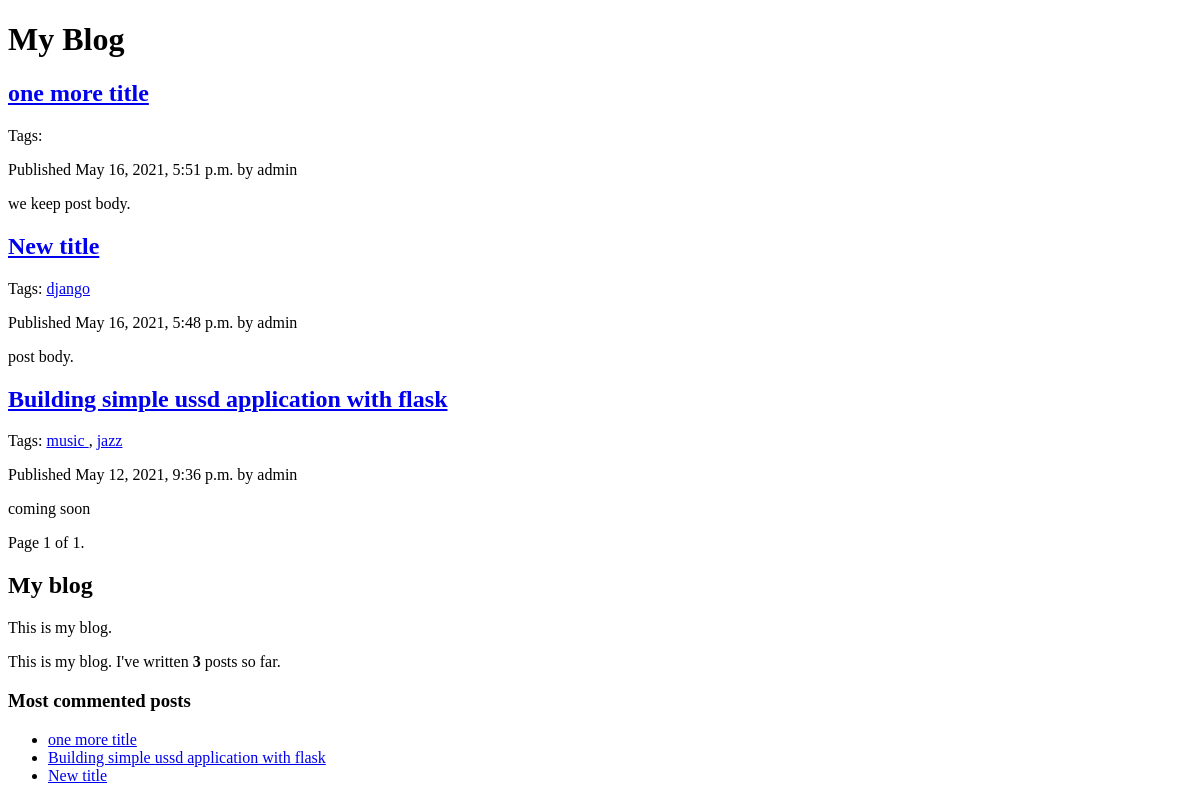
/blog/, run on an earlier commit of the app's database.
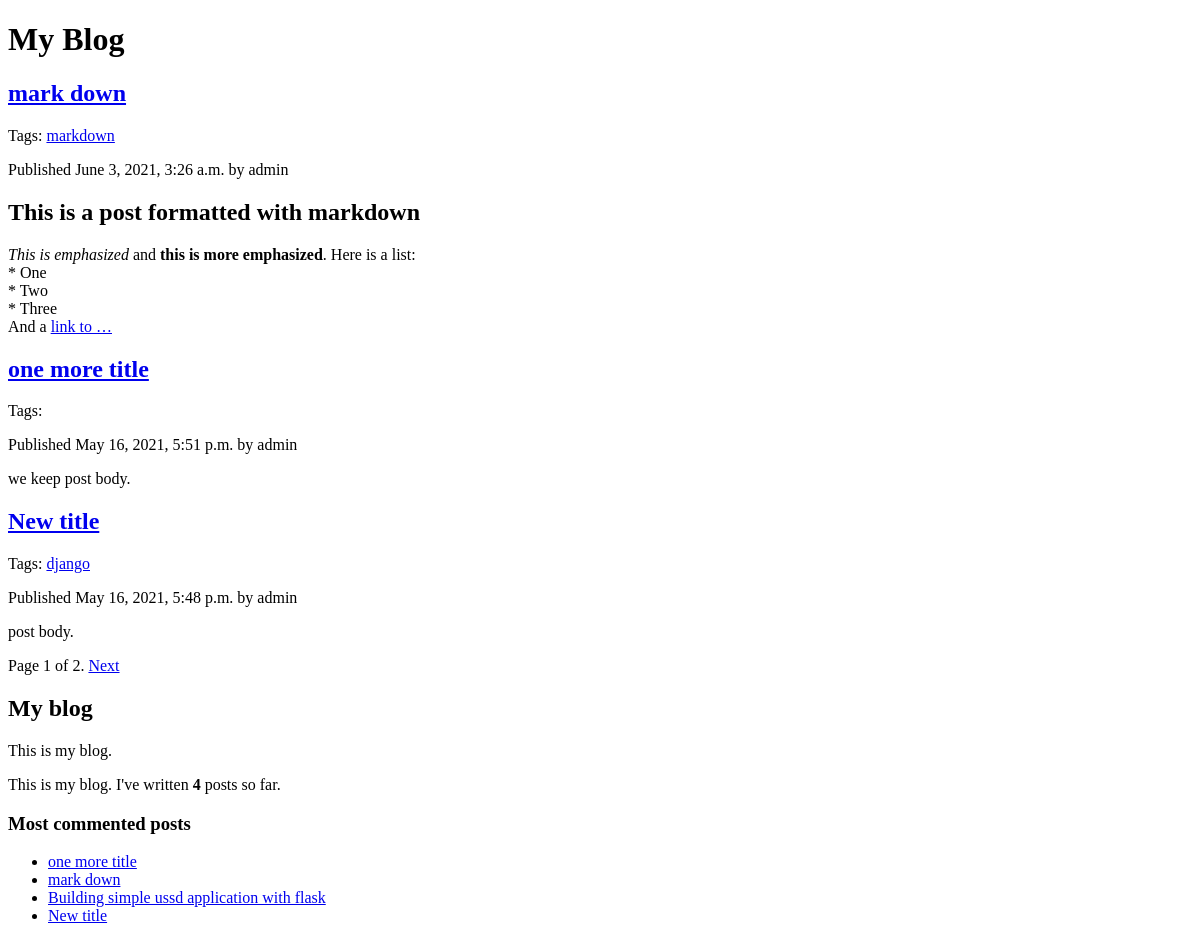
And on a later commit of the database.
### blog/models.py (models this page shows, shortened)
class Post(models.Model):
    STATUS_CHOICES = (
        ('draft', 'Draft'),
        ('published', 'Published'),
    )
    title = models.CharField(max_length=250)
    slug = models.SlugField(max_length=250, unique_for_date='publish')
    author = models.ForeignKey(User, on_delete=models.CASCADE, related_name='blog_posts')
    body = models.TextField()
    publish = models.DateTimeField(default=timezone.now)
    created = models.DateTimeField(auto_now_add=True)
    updated = models.DateTimeField(auto_now=True)
    status = models.CharField(max_length=10, choices=STATUS_CHOICES, default='draft')
    objects = models.Manager()  # The default manager.
    published = PublishedManager()  # Our custom manager.
    tags = TaggableManager()
    def get_absolute_url(self):
        return reverse('blog:post_detail',
                       args=[self.publish.year, self.publish.month, self.publish.day, self.slug])
    class Meta:
        ordering = ('-publish',)

### blog/views.py (the view)
def post_list(request, tag_slug=None):
    object_list = Post.published.all()
    tag = None
    if tag_slug:
        tag = get_object_or_404(Tag, slug=tag_slug)
        object_list = object_list.filter(tags__in=[tag])
    paginator = Paginator(object_list, 3)  # 3 posts in each page
    page = request.GET.get('page')
    try:
        posts = paginator.page(page)
    except PageNotAnInteger:
        posts = paginator.page(1)
    except EmptyPage:
        posts = paginator.page(paginator.num_pages)
    return render(request, 'blog/post/list.html', {'page': page, 'posts': posts, 'tag': tag})

### blog/models.py (called while the page is built)
    def get_queryset(self):
        return super(PublishedManager, self).get_queryset().filter(status='published')

### blog/templatetags/blog_tags.py (called while the page is built)
@register.simple_tag
def total_posts():
    return Post.published.count()

@register.filter(name='markdown')
def markdown_format(text):
    return mark_safe(markdown.markdown(text))

@register.simple_tag
def get_most_commented_posts(count=5):
    return Post.published.annotate(
            total_comments=Count('comments')
        ).order_by('-total_comments')[:count]

### blog/templates/blog/post/list.html (shortened to what this page needs)
{% extends "blog/base.html" %}
{% load blog_tags %}
{% block content %}
<h1>My Blog</h1>
{% for post in posts %}
<h2>      <a href="{{ post.get_absolute_url }}">        {{ post.title }}      </a>    </h2>
<p class="tags">
    Tags:
        {% for tag in post.tags.all %}
        <a href="{% url "blog:post_list_by_tag" tag.slug %}">
        {{ tag.name }}
        </a>
    {% if not forloop.last %}, {% endif %}
    {% endfor %}
</p>
<p class="date">      Published {{ post.publish }} by {{ post.author }}    </p>
{{ post.body|markdown|truncatewords_html:30 }}
{% endfor %}
{% include "pagination.html" with page=posts %}
{% endblock %}

### blog/templates/blog/base.html (shortened to what this page needs)
{% load blog_tags %}
{% load static %}
<!DOCTYPE html>
<html>
<head>
    <link href="{% static 'css/blog.css' %}" rel="stylesheet">
</head>
<body>
<div id="content">
    {% block content %}
    {% endblock %}
</div>
<div id="sidebar">
    <h2>My blog</h2>
    <p>This is my blog.</p>
    <p>This is my blog. I've written <b>{% total_posts %}</b> posts so far.</p>
    <h3>Most commented posts</h3>
    {% get_most_commented_posts as most_commented_posts %}
    <ul>
        {% for post in most_commented_posts %}
        <li>
            <a href="{{ post.get_absolute_url }}">{{ post.title }}</a>
        </li>
        {% endfor %}
    </ul>
</div>
</body>
</html>

### blog/templates/pagination.html (shortened to what this page needs)
<div class="pagination">
    <span class="step-links">
        <span class="current">
        Page {{ page.number }} of {{ page.paginator.num_pages }}.
        </span>
        {% if page.has_next %}
        <a href="?page={{ page.next_page_number }}">Next</a>
        {% endif %}
    </span>
</div>

What changed in the data, as far as the page shows it:
no longer on one of the page's lists (row unchanged): Post: title "Building simple ussd application with flask", publish "May 12, 2021, 9:36 p.m.", author "admin", body "coming soon"
added Post: title "mark down", publish "June 3, 2021, 3:26 a.m.", author "admin", body "This is a post formatted with markdown This is emphasized and this is more emphasized . Here is a list: * One * Two * Three And a link to …"
added Tag: name "markdown", shown under "mark down"
computed for Post "Building simple ussd application with flask": loses Tag (name "music"); loses Tag (name "jazz")
Also different on the page:
{{ page.paginator.num_pages }}: "1" → "2"
text no longer shown: "3"
text now shown: "Next 4"
